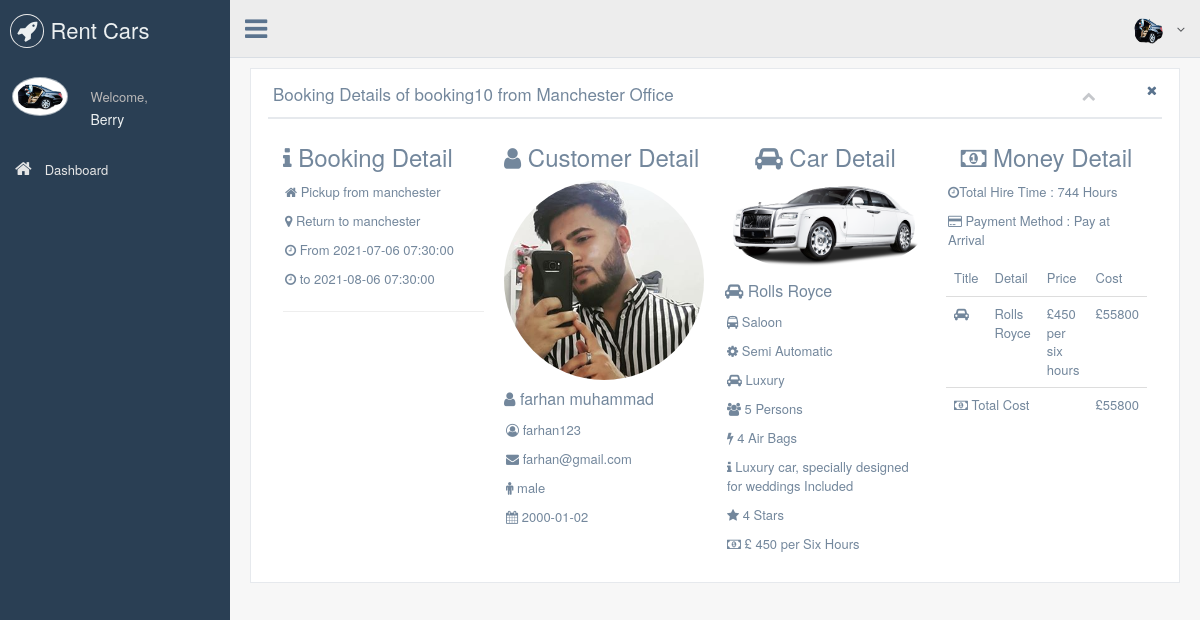
Screenshot of /driverpanel/bookingdetail.php?bookingid=booking10 (signed in) with the database file from the repository.
### tables this page shows
CREATE TABLE `drivers` (
  `driverid` varchar(15) NOT NULL,
  `drivername` varchar(30) NOT NULL,
  `driverusername` varchar(15) NOT NULL,
  `driverpassword` varchar(50) NOT NULL,
  `driverage` int(11) NOT NULL,
  `driverrating` int(11) NOT NULL,
  `officeid` varchar(30) NOT NULL,
  `drivercost` double NOT NULL,
  `drivergender` varchar(30) NOT NULL,
  `driverphoto` varchar(30) NOT NULL,
  `driveremail` varchar(30) NOT NULL,
  `licensephoto` varchar(30) DEFAULT NULL,
  `driverexperience` varchar(30) NOT NULL,
  `driversignuptime` datetime NOT NULL,
  `lastlogin` datetime DEFAULT NULL,
  `Active` tinyint(1) NOT NULL DEFAULT 1
);

CREATE TABLE `office` (
  `officeid` varchar(15) NOT NULL,
  `officename` varchar(30) NOT NULL,
  `officeaddress` varchar(100) DEFAULT NULL
);

CREATE TABLE `bookings` (
  `bookingid` varchar(15) NOT NULL,
  `customerid` varchar(15) NOT NULL,
  `officeid` varchar(15) NOT NULL,
  `pickuptime` datetime NOT NULL,
  `returntime` datetime NOT NULL,
  `pickuplocation` varchar(30) NOT NULL,
  `returnlocation` varchar(30) NOT NULL,
  `durationinhours` int(11) NOT NULL,
  `carid` varchar(15) NOT NULL,
  `carcost` double NOT NULL,
  `driverid` varchar(15) DEFAULT NULL,
  `drivercost` double NOT NULL,
  `totalcost` double NOT NULL,
  `paymentmethod` varchar(30) NOT NULL,
  `confirmstatus` varchar(30) NOT NULL DEFAULT 'pending',
  `staffid` varchar(15) DEFAULT NULL,
  `bookingtime` datetime NOT NULL
);

CREATE TABLE `users` (
  `customerid` varchar(15) NOT NULL,
  `customername` varchar(30) NOT NULL,
  `customeremail` varchar(30) NOT NULL,
  `customerusername` varchar(30) NOT NULL,
  `customerpassword` varchar(50) NOT NULL,
  `customergender` varchar(15) NOT NULL,
  `customerdob` date NOT NULL,
  `customerphoto` varchar(30) DEFAULT NULL,
  `signuptime` datetime NOT NULL,
  `active` tinyint(1) NOT NULL DEFAULT 1
);

CREATE TABLE `officecars` (
  `officeid` varchar(15) DEFAULT NULL,
  `carno` varchar(15) DEFAULT NULL,
  `carid` varchar(15) NOT NULL
);

CREATE TABLE `cars` (
  `carno` varchar(15) NOT NULL,
  `carname` varchar(30) NOT NULL,
  `carclass` varchar(30) NOT NULL,
  `cartransmission` varchar(30) NOT NULL,
  `carcost` double NOT NULL,
  `cartype` varchar(30) NOT NULL,
  `carcapacity` int(11) NOT NULL,
  `carairbag` int(11) NOT NULL,
  `carotherdescription` varchar(50) NOT NULL,
  `carrating` int(11) DEFAULT NULL,
  `carphoto` varchar(30) NOT NULL
);

### driverpanel/bookingdetail.php (the view, shortened to what this page needs)
<?php
	include('../database/dbconnection.php');
	$driverid = $_SESSION['driverid'];
	$getdriversql = mysqli_query($conn,"Select * from drivers where driverid = '$driverid'");
	$rowgetdriver = mysqli_fetch_assoc($getdriversql);
	$drivername = $rowgetdriver['drivername'];
	$driverphoto = $rowgetdriver['driverphoto'];
	$officeid = $rowgetdriver['officeid'];
	$getofficename = mysqli_query($conn,"Select officename from Office where officeid = '$officeid'");
	$rowgetoffice = mysqli_fetch_assoc($getofficename);
	$officename = $rowgetoffice['officename'];
	$bookingid = $_GET['bookingid'];
	$getbooking = mysqli_query($conn,"SELECT * from Bookings where bookingid = '$bookingid'");
	$rowgetbooking = mysqli_fetch_assoc($getbooking);
	$totalcost = $rowgetbooking['totalcost'];
	$customerid = $rowgetbooking['customerid'];
	$getcustomer = mysqli_query($conn,"SELECT * FROM users where customerid = '$customerid'");
	$rowgetcustomer = mysqli_fetch_assoc($getcustomer);
	$carid = $rowgetbooking['carid'];
	$getcar = mysqli_query($conn,"SELECT * FROM Cars, OfficeCars where Cars.carno = OfficeCars.carno AND OfficeCars.carid = '$carid'");
	$rowgetcar = mysqli_fetch_assoc($getcar);
	$driverid = $rowgetbooking['driverid'];
?>
<!DOCTYPE html>
<html lang="en">
	<head>
		<link href="../style/bootstrap.min.css" rel="stylesheet">
		<link href="../fa/css/font-awesome.min.css" rel="stylesheet">
		<link href="../style/custom.min.css" rel="stylesheet">
		<link href="../style/customstyle.css" rel="stylesheet">
		<link rel="stylesheet" href="../style/sweetalert.css">
	</head>
	<body class="nav-md">
		<div class="container body">
			<div class="main_container">
				<div class="col-md-3 left_col">
					<div class="left_col scroll-view">
						<div class="navbar nav_title" style="border: 0;">
							<a href="#" class="site_title"><i class="fa fa-rocket"></i> <span>Rent Cars</span></a>
						</div>
						<div class="profile clearfix">
							<div class="profile_pic">
								<img src="../images/driverphoto/<?php echo $driverphoto; ?>" alt="..." class="img-circle profile_img">
							</div>
							<div class="profile_info">
								<span>Welcome,</span>
								<h2><?php echo $drivername; ?></h2>
							</div>
							<div class="clearfix"></div>
						</div>
						<?php
							include ("includes/_sidebarmenu.php");
						?>
					</div>
				</div>
						<?php
							include('includes/_navigationbar.php');
						?>
		<div class="right_col" role="main">
		  <div class="">
			<div class="row">
			<div class="col-md-12 col-sm-12 col-xs-12">
				<div class="x_panel">
					<div class="x_title">
						<h2>Booking Details of <?php echo $bookingid." from " .$officename ." Office"; ?></h2>
						<a href="ddashboard.php" class="pull-right"><i class="fa fa-close"></i></a>
						<ul class="nav navbar-right panel_toolbox">
							<li><a class="collapse-link"><i class="fa fa-chevron-up"></i></a>
							</li>
						</ul>
						<div class="clearfix"></div>
					</div>
					<div class="x_content">
						<div class="col-md-3 col-sm-3 col-xs-12 profile_left">
							<h3><i class="fa fa-info"></i> Booking Detail</h4>
							<ul class="list-unstyled user_data">
								<li><i class="fa fa-home user-profile-icon"></i> Pickup from <?php echo $rowgetbooking['pickuplocation']; ?>
								</li>
								<li>
									<i class="fa fa-map-marker user-profile-icon"></i> Return to <?php echo $rowgetbooking['returnlocation']; ?>
								</li>
								<li><i class="fa fa-clock-o user-profile-icon"></i> From <?php echo $rowgetbooking['pickuptime']; ?>
								</li>
								<li><i class="fa fa-clock-o user-profile-icon"></i> to <?php echo $rowgetbooking['returntime']; ?>
								</li>
							</ul>
							<hr>
							<?php
							if ($driverid == 'nodriver'): ?>
								</div>
								<div class="col-md-3 col-sm-3 col-xs-12 profile_left">
							<?php endif; ?>
							<h3><i class="fa fa-user"></i> Customer Detail</h3>
							<div class="profile_img">
								<div id="crop-avatar">
									<img class="img-circle avatar-view"  width="200px" height="200px" src="../images/customerphoto/<?php echo $rowgetcustomer['customerphoto']; ?>" alt="Avatar">
								</div>
							</div>
							<h4><i class="fa fa-user user-profile-icon"></i> <?php echo $rowgetcustomer['customername']; ?></h4>
							<ul class="list-unstyled user_data">
								<li><i class="fa fa-user-circle-o user-profile-icon"></i> <?php echo $rowgetcustomer['customerusername']; ?>
								</li>
								<li>
								<i class="fa fa-envelope user-profile-icon"></i> <?php echo $rowgetcustomer['customeremail']; ?>
								</li>
								<li>
								<i class="fa fa-male user-profile-icon"></i> <?php echo $rowgetcustomer['customergender']; ?>
								</li>
								<li>
								<i class="fa fa-calendar user-profile-icon"></i> <?php echo $rowgetcustomer['customerdob']; ?>
								</li>
							</ul>
							<?php
							if ($driverid == 'nodriver'): ?>
								</div>
							<?php endif; ?>
						<div class="col-md-3 col-sm-3 col-xs-12 profile_left">
							<h3 align="center"><i class="fa fa-car"></i> Car Detail</h3>
							<div class="profile_img">
								<div id="crop-avatar">
									<img class="img-responsive img-circle avatar-view"  src="../images/carphoto/<?php echo $rowgetcar['carphoto']; ?>" alt="Avatar">
								</div>
							</div>
							<h4><i class="fa fa-car user-profile-icon"></i> <?php echo $rowgetcar['carname']; ?></h4>
							<ul class="list-unstyled user_data">
								<li>
									<i class="fa fa-bus user-profile-icon"></i> <?php echo $rowgetcar['carclass']; ?>
								</li>
								<li><i class="fa fa-cog user-profile-icon"></i> <?php echo $rowgetcar['cartransmission']; ?>
								</li>
								<li><i class="fa fa-car user-profile-icon"></i> <?php echo $rowgetcar['cartype']; ?>
								</li>
								<li id="passengerqty"><i class="fa fa-users user-profile-icon"></i> <?php echo $rowgetcar['carcapacity']; ?> Persons
								</li>
								<li><i class="fa fa-bolt user-profile-icon"></i> <?php echo $rowgetcar['carairbag'];  ?> Air Bags
								</li>
								<li><i class="fa fa-info user-profile-icon"></i> <?php echo $rowgetcar['carotherdescription'];  ?> Included
								</li>
								<li><i class="fa fa-star user-profile-icon"></i> <?php echo $rowgetcar['carrating'];  ?> Stars
								</li>
								<li><i class="fa fa-money user-profile-icon"></i> £ <?php echo $rowgetcar['carcost'];  ?> per Six Hours
								</li>
							</ul>
						</div>
						<div class="col-md-3 col-sm-3 col-xs-12 profile_left">
							<h3 align="center"><i class="fa fa-money"></i> Money Detail</h3>
							<ul class="list-unstyled user_data">
								<li>
								<i class="fa fa-clock-o user-profile-icon"></i>Total Hire Time :  <?php $durationinhours = $rowgetbooking['durationinhours']; echo $durationinhours;?> Hours
								</li>
								<li>
								<i class="fa fa-credit-card user-profile-icon"></i> Payment Method :  <?php echo $rowgetbooking['paymentmethod'];?>
								</li>
							</ul>
							<table class="table">
								<thead>
									<tr>
										<td>Title</td>
										<td>Detail</td>
										<td>Price</td>
										<td>Cost</td>
									</tr>
								</thead>
								<tbody>
									<tr>
										<td><i class="fa fa-car"></i></td>
										<td><?php echo $rowgetcar['carname']; ?></td>
										<td>£<?php echo $rowgetcar['carcost']; ?> per six hours</td>
										<td>£<?php echo floor($rowgetcar['carcost']*($durationinhours/6)); ?></td>
									</tr>
									<tr>
										<td colspan="3"><i class="fa fa-money"></i> Total Cost</td>
										<td>£<?php echo $totalcost; ?></td>
									</tr>
								</tbody>
							</table>
						</div>
					</div>
				</div>
			</div>
			</div>
		</div>
		</div>
	</body>
</html>

### driverpanel/includes/_navigationbar.php (shortened to what this page needs)
<div class="top_nav">
	<div class="nav_menu">
		<nav>
		<div class="nav toggle">
			<a id="menu_toggle"><i class="fa fa-bars"></i></a>
		</div>
		<?php $driverusername =""; ?>
		<ul class="nav navbar-nav navbar-right">
			<li class="">
				<a href="/driverprofile.php" class="user-profile dropdown-toggle" data-toggle="dropdown" aria-expanded="false">
					<img src="../images/driverphoto/<?php echo $driverphoto; ?>" alt=""><?php echo $driverusername; ?>
					<span class=" fa fa-angle-down"></span>
				</a>
			</li>
		</nav>
	</div>
</div>

### style/customstyle.css (style rules this page uses)
.user_data li { padding: 2px; }

### rows the page displays
drivers: driverphoto (picture), drivername "Berry"
office: officename "Manchester"
bookings: pickuplocation "manchester", returnlocation "manchester", pickuptime "2021-07-06 07:30:00", returntime "2021-08-06 07:30:00", durationinhours "744", paymentmethod "Pay at Arrival", totalcost "55800"
users: customerphoto (picture), customername "farhan muhammad", customerusername "farhan123", customeremail "farhan@gmail.com", customergender "male", customerdob "2000-01-02"
officecars: carno.carphoto (picture), carno.carname "Rolls Royce", carno.carclass "Saloon", carno.cartransmission "Semi Automatic", carno.cartype "Luxury", carno.carcapacity "5", carno.carairbag "4", carno.carotherdescription "Luxury car, specially designed for weddings", carno.carrating "4", carno.carcost "450", floor($rowgetcar['carcost']*($durationinhours/6)) "55800"

### other values shown
$bookingid "booking10"
